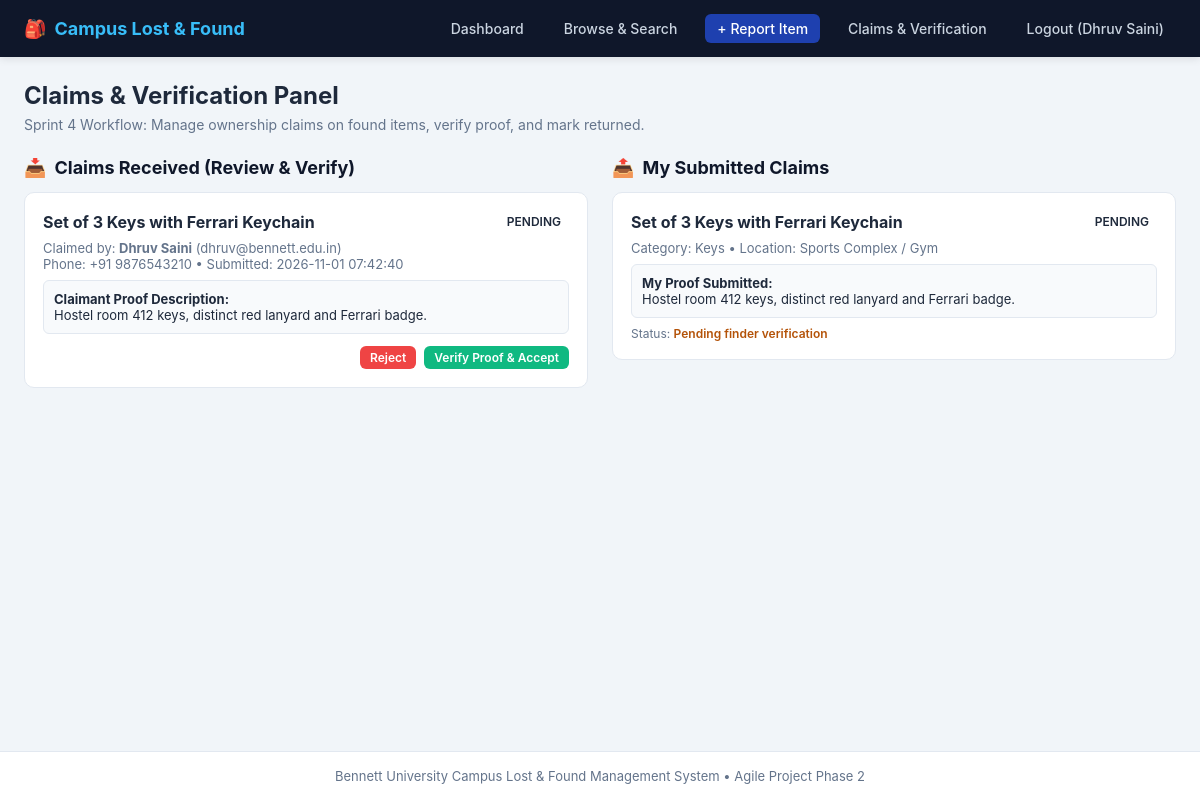
Screenshot of /claims (signed in) with the database file from the repository.
### tables this page shows
CREATE TABLE students (
            id INTEGER PRIMARY KEY AUTOINCREMENT,
            name TEXT NOT NULL,
            email TEXT UNIQUE NOT NULL,
            password TEXT NOT NULL
        );

CREATE TABLE claims (
            id INTEGER PRIMARY KEY AUTOINCREMENT,
            item_id INTEGER NOT NULL,
            claimer_id INTEGER NOT NULL,
            proof_description TEXT NOT NULL,
            contact_phone TEXT,
            status TEXT NOT NULL DEFAULT 'Pending',
            created_at TIMESTAMP DEFAULT CURRENT_TIMESTAMP,
            FOREIGN KEY (item_id) REFERENCES items(id),
            FOREIGN KEY (claimer_id) REFERENCES students(id)
        );

CREATE TABLE items (
            id INTEGER PRIMARY KEY AUTOINCREMENT,
            student_id INTEGER NOT NULL,
            type TEXT NOT NULL,
            title TEXT NOT NULL,
            category TEXT NOT NULL,
            location TEXT NOT NULL,
            item_date TEXT NOT NULL,
            description TEXT,
            image_filename TEXT,
            status TEXT NOT NULL DEFAULT 'Open',
            created_at TIMESTAMP DEFAULT CURRENT_TIMESTAMP,
            FOREIGN KEY (student_id) REFERENCES students(id)
        );

### app.py (the view)
@app.route("/claims")
@login_required
def my_claims():
    uid = session["student_id"]
    conn = get_db()
    sent_claims = conn.execute(
        """
        SELECT claims.*, items.title as item_title, items.category, items.location, items.status as item_status
        FROM claims
        JOIN items ON claims.item_id = items.id
        WHERE claims.claimer_id = ?
        ORDER BY claims.id DESC
        """,
        (uid,)
    ).fetchall()
    received_claims = conn.execute(
        """
        SELECT claims.*, items.title as item_title, students.name as claimer_name, students.email as claimer_email
        FROM claims
        JOIN items ON claims.item_id = items.id
        JOIN students ON claims.claimer_id = students.id
        WHERE items.student_id = ?
        ORDER BY claims.id DESC
        """,
        (uid,)
    ).fetchall()
    conn.close()
    return render_template("claims_manage.html", sent_claims=sent_claims, received_claims=received_claims)

### app.py (called while the page is built)
def get_db():
    conn = sqlite3.connect(DATABASE)
    conn.row_factory = sqlite3.Row
    return conn

def login_required(func):
    @wraps(func)
    def wrapper(*args, **kwargs):
        if "student_id" not in session:
            flash("Please log in first to access this page.", "error")
            return redirect(url_for("login"))
        return func(*args, **kwargs)
    return wrapper

### templates/claims_manage.html (shortened to what this page needs)
{% extends "base.html" %}
{% block content %}
<div style="margin-bottom: 24px;">
    <h1 style="font-size: 24px; margin-bottom: 6px;">Claims &amp; Verification Panel</h1>
    <p style="font-size: 14px; color: var(--text-muted);">
        Sprint 4 Workflow: Manage ownership claims on found items, verify proof, and mark returned.
    </p>
</div>
<div style="display: grid; grid-template-columns: 1fr 1fr; gap: 24px;">
    <div>
        <h2 style="font-size: 18px; margin-bottom: 14px; color: var(--dark); display: flex; align-items: center; gap: 8px;">
            <span>📥</span> Claims Received (Review &amp; Verify)
        </h2>
        {% if received_claims %}
            {% for rc in received_claims %}
            <div class="claim-card">
                <div style="display: flex; justify-content: space-between; align-items: center; margin-bottom: 8px;">
                    <strong>{{ rc.item_title }}</strong>
                    <span class="badge badge-{{ rc.status|lower }}">{{ rc.status }}</span>
                </div>
                <div style="font-size: 13px; color: var(--text-muted); margin-bottom: 8px;">
                    Claimed by: <strong>{{ rc.claimer_name }}</strong> ({{ rc.claimer_email }})<br>
                    Phone: {{ rc.contact_phone or 'Not provided' }} &bull; Submitted: {{ rc.created_at }}
                </div>
                <div style="background: #f8fafc; padding: 10px; border-radius: 6px; font-size: 13px; margin-bottom: 12px; border: 1px solid var(--border);">
                    <strong>Claimant Proof Description:</strong><br>
                    {{ rc.proof_description }}
                </div>
                <div style="display: flex; gap: 8px; justify-content: flex-end;">
                    {% if rc.status == 'Pending' %}
                    <form method="POST" action="{{ url_for('claim_action', claim_id=rc.id) }}">
                        <button type="submit" class="btn btn-sm btn-danger">Reject</button>
                    </form>
                    <form method="POST" action="{{ url_for('claim_action', claim_id=rc.id) }}">
                        <button type="submit" class="btn btn-sm btn-success">Verify Proof &amp; Accept</button>
                    </form>
                    {% elif rc.status == 'Verified' %}
                    <form method="POST" action="{{ url_for('claim_action', claim_id=rc.id) }}">
                        <input type="hidden" name="action" value="return">
                        <button type="submit" class="btn btn-sm btn-primary">Mark as Handed Over &amp; RETURNED</button>
                    </form>
                    {% else %}
                    <span style="font-size: 12px; font-weight: 600; color: var(--text-muted);">Handoff Complete</span>
                    {% endif %}
                </div>
            </div>
            {% endfor %}
        {% else %}
            <div class="card" style="text-align: center; color: var(--text-muted); padding: 30px;">
                No incoming claims on items you found.
            </div>
        {% endif %}
    </div>
    <div>
        <h2 style="font-size: 18px; margin-bottom: 14px; color: var(--dark); display: flex; align-items: center; gap: 8px;">
            <span>📤</span> My Submitted Claims
        </h2>
        {% if sent_claims %}
            {% for sc in sent_claims %}
            <div class="claim-card">
                <div style="display: flex; justify-content: space-between; align-items: center; margin-bottom: 8px;">
                    <strong>{{ sc.item_title }}</strong>
                    <span class="badge badge-{{ sc.status|lower }}">{{ sc.status }}</span>
                </div>
                <div style="font-size: 13px; color: var(--text-muted); margin-bottom: 8px;">
                    Category: {{ sc.category }} &bull; Location: {{ sc.location }}
                </div>
                <div style="background: #f8fafc; padding: 10px; border-radius: 6px; font-size: 13px; margin-bottom: 8px; border: 1px solid var(--border);">
                    <strong>My Proof Submitted:</strong><br>
                    {{ sc.proof_description }}
                </div>
                <div style="font-size: 12px; color: var(--text-muted);">
                    Status:
                    {% if sc.status == 'Pending' %}
                        <span style="color: #b45309; font-weight: 600;">Pending finder verification</span>
                    {% elif sc.status == 'Verified' %}
                        <span style="color: #15803d; font-weight: 600;">Approved! Please meet the finder to collect.</span>
                    {% elif sc.status == 'Returned' %}
                        <span style="color: #334155; font-weight: 600;">Closed - Item recovered!</span>
                    {% endif %}
                </div>
            </div>
            {% endfor %}
        {% else %}
            <div class="card" style="text-align: center; color: var(--text-muted); padding: 30px;">
                You haven't submitted any ownership claims yet.
            </div>
        {% endif %}
    </div>
</div>
{% endblock %}

### templates/base.html (shortened to what this page needs)
<!DOCTYPE html>
<html lang="en">
<head>
</head>
<body>
    <header>
        <div class="nav-container">
            <a href="{{ url_for('dashboard') if session.get('student_id') else url_for('login') }}" class="brand-logo">
                <span>🎒</span> Campus Lost &amp; Found
            </a>
            <div class="nav-links">
                {% if session.get('student_id') %}
                <a href="{{ url_for('dashboard') }}">Dashboard</a>
                <a href="{{ url_for('browse_items') }}">Browse &amp; Search</a>
                <a href="{{ url_for('report_item') }}" class="nav-btn-highlight">+ Report Item</a>
                <a href="{{ url_for('my_claims') }}">Claims &amp; Verification</a>
                <a href="{{ url_for('logout') }}">Logout ({{ session.get('student_name') }})</a>
                {% else %}
                <a href="{{ url_for('login') }}">Login</a>
                <a href="{{ url_for('register') }}" class="nav-btn-highlight">Register</a>
                {% endif %}
            </div>
        </div>
    </header>
    <div class="main-wrapper">
        {% block content %}{% endblock %}
    </div>
    <footer>
        <p>Bennett University Campus Lost &amp; Found Management System &bull; Agile Project Phase 2</p>
    </footer>
</body>
</html>

### templates/base.html (style rules this page uses)
:root { --primary: #1e40af; --primary-hover: #1d4ed8; --dark: #0f172a; --light: #f8fafc; --card-bg: #ffffff; --border: #e2e8f0; --text-main: #1e293b; --text-muted: #64748b; --danger: #ef4444; --success: #10b981; --warning: #f59e0b; }
* { box-sizing: border-box; margin: 0; padding: 0; font-family: -apple-system, BlinkMacSystemFont, "Segoe UI", Roboto, Helvetica, Arial, sans-serif; }
body { background: #f1f5f9; color: var(--text-main); min-height: 100vh; display: flex; flex-direction: column; }
header { background: var(--dark); color: white; box-shadow: 0 2px 8px rgba(0, 0, 0, 0.1); }
.nav-container { max-width: 1200px; margin: 0 auto; display: flex; justify-content: space-between; align-items: center; padding: 14px 24px; }
.brand-logo { font-size: 18px; font-weight: 700; color: #38bdf8; text-decoration: none; display: flex; align-items: center; gap: 8px; }
.nav-links { display: flex; align-items: center; gap: 16px; }
.nav-links a { color: #cbd5e1; text-decoration: none; font-size: 14px; font-weight: 500; padding: 6px 12px; border-radius: 6px; transition: all 0.2s; }
.nav-btn-highlight { background: var(--primary) !important; color: white !important; }
.main-wrapper { max-width: 1200px; margin: 24px auto; padding: 0 24px; flex: 1; width: 100%; }
.badge { display: inline-block; padding: 3px 8px; border-radius: 12px; font-size: 12px; font-weight: 600; text-transform: uppercase; }
.btn { display: inline-block; padding: 8px 16px; border-radius: 6px; font-size: 14px; font-weight: 600; text-decoration: none; cursor: pointer; border: none; transition: all 0.2s; }
.btn-danger { background: var(--danger); color: white; }
.btn-success { background: var(--success); color: white; }
.btn-sm { padding: 4px 10px; font-size: 12px; }
footer { background: white; border-top: 1px solid var(--border); text-align: center; padding: 16px; font-size: 13px; color: var(--text-muted); margin-top: 40px; }

### templates/claims_manage.html (style rules this page uses)
.claim-card { background: white; border: 1px solid var(--border); border-radius: 10px; padding: 18px; margin-bottom: 16px; }

### rows the page displays
students: get "Dhruv Saini"
claims: item_title "Set of 3 Keys with Ferrari Keychain", status "PENDING", claimer_name "Dhruv Saini", claimer_email "dhruv@bennett.edu.in", contact_phone "+91 9876543210", created_at "2026-11-01 07:42:40", proof_description "Hostel room 412 keys, distinct red lanyard and Ferrari badge.", category "Keys", location "Sports Complex / Gym", shows "Pending finder verification"
